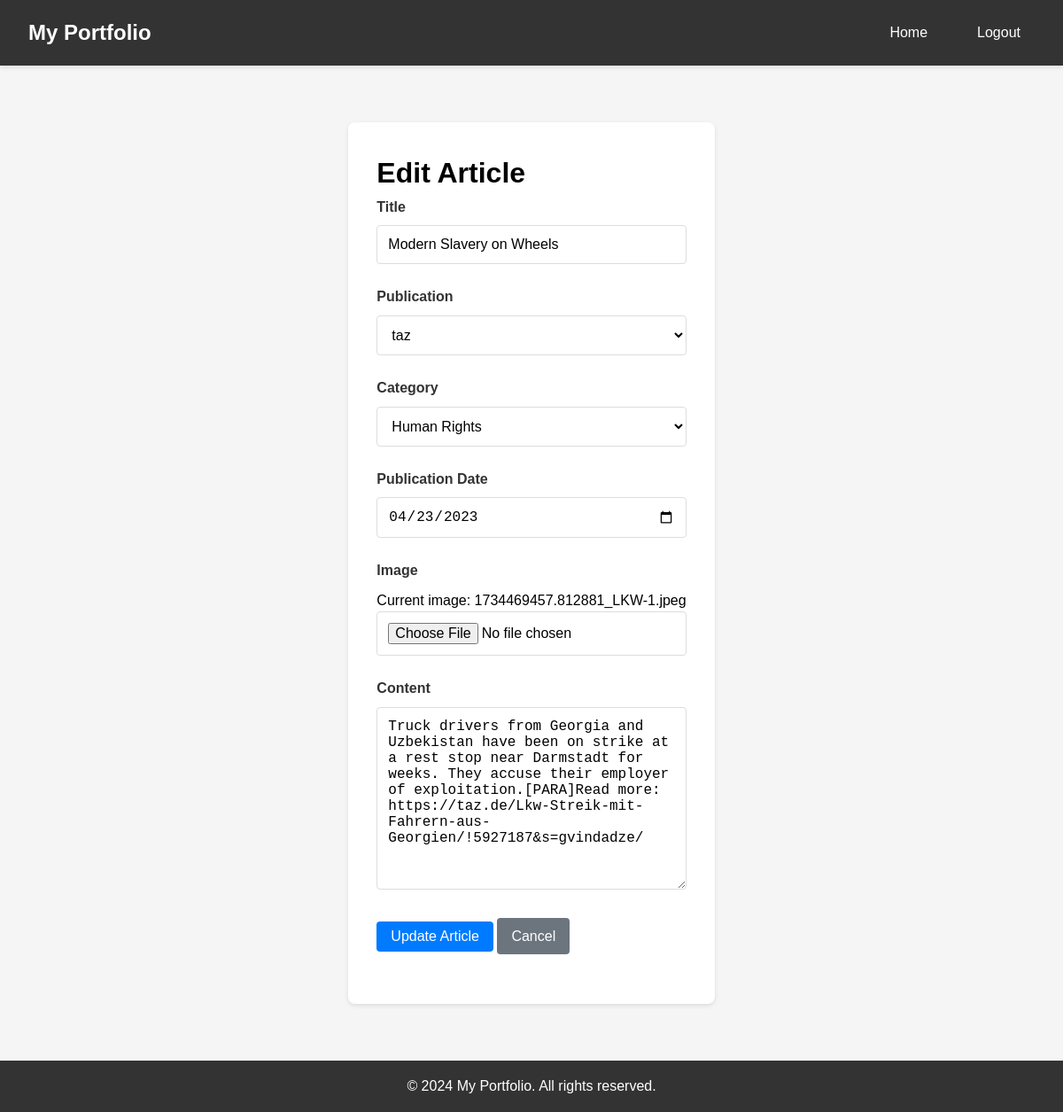
The page /edit_article/8 (signed in) on the database its author committed.
### app.py (models this page shows)
class Article(db.Model):
    id = db.Column(db.Integer, primary_key=True)
    title = db.Column(db.String(200), nullable=False)
    content = db.Column(db.Text, nullable=False)
    publication = db.Column(db.String(100))
    date_published = db.Column(db.DateTime, nullable=False)
    category = db.Column(db.String(50))
    image_filename = db.Column(db.String(100))
    user_id = db.Column(db.Integer, db.ForeignKey('user.id'), nullable=False)
    comments = db.relationship('Comment', backref='article', lazy=True, cascade="all, delete-orphan")

### app.py (the view, shortened to what this page needs)
@app.route('/edit_article/<int:id>', methods=['GET', 'POST'])
@login_required
def edit_article(id):
    if not is_admin():
        flash('Only administrators can edit articles')
        return redirect(url_for('home'))
    article = Article.query.get_or_404(id)
    if article.user_id != current_user.id:
        flash('You can only edit your own articles.')
        return redirect(url_for('home'))
    return render_template('edit_article.html',
                         article=article,
                         publications=PUBLICATIONS,
                         categories=get_unique_categories())

### app.py (called while the page is built)
def is_admin():
    return current_user.is_authenticated and current_user.role == 'admin'

def get_unique_categories():
    categories = db.session.query(Article.category).distinct().all()
    return [cat[0] for cat in categories if cat[0]]

@login_manager.user_loader
def load_user(user_id):
    return User.query.get(int(user_id))

### templates/edit_article.html (shortened to what this page needs)
<!DOCTYPE html>
<html lang="en">
<head>
    <link rel="stylesheet" href="{{ url_for('static', filename='test.css') }}">
</head>
<body>
    <nav>
        <div class="nav-container">
            <a href="{{ url_for('home') }}" class="logo">My Portfolio</a>
            <div class="nav-links">
                <a href="{{ url_for('home') }}">Home</a>
                <a href="{{ url_for('logout') }}">Logout</a>
            </div>
        </div>
    </nav>
    <main>
        <form class="article-form" method="POST" enctype="multipart/form-data">
            <h1>Edit Article</h1>
            <div class="form-group">
                <label for="title">Title</label>
                <input type="text" id="title" name="title" value="{{ article.title }}" required>
            </div>
            <div class="form-group">
                <label for="publication">Publication</label>
                <select id="publication" name="publication" required>
                    <option value="taz" {% if article.publication == 'taz' %}selected{% endif %}>taz</option>
                </select>
            </div>
            <div class="form-group">
                <label for="category">Category</label>
                <select id="category" name="category" required>
                    {% for category in categories %}
                    <option value="{{ category }}" {% if article.category == category %}selected{% endif %}>
                        {{ category }}
                    </option>
                    {% endfor %}
                </select>
            </div>
            <div class="form-group">
                <label for="date_published">Publication Date</label>
                <input type="date" id="date_published" name="date_published"
                       value="{{ article.date_published.strftime('%Y-%m-%d') }}" required>
            </div>
            <div class="form-group">
                <label for="image">Image</label>
                {% if article.image_filename %}
                    <p>Current image: {{ article.image_filename }}</p>
                {% endif %}
                <input type="file" id="image" name="image" accept="image/*">
            </div>
            <div class="form-group">
                <label for="content">Content</label>
                <textarea id="content" name="content" rows="10" required>{{ article.content }}</textarea>
            </div>
            <div class="form-group">
                <button type="submit" class="btn btn-primary">Update Article</button>
                <a href="{{ url_for('article', id=article.id) }}" class="btn btn-back">Cancel</a>
            </div>
        </form>
    </main>
    <footer>
        <p>&copy; 2024 My Portfolio. All rights reserved.</p>
    </footer>
</body>
</html>

### static/test.css (style rules this page uses)
* { margin: 0; padding: 0; box-sizing: border-box; }
body { font-family: Arial, sans-serif; line-height: 1.6; min-height: 100vh; display: flex; flex-direction: column; background-color: #f5f5f5; }
main { flex: 1; max-width: 1200px; margin: 2rem auto; padding: 0 2rem; }
nav { background-color: #333; padding: 1rem 0; box-shadow: 0 2px 5px rgba(0, 0, 0, 0.1); }
.nav-container { max-width: 1200px; margin: 0 auto; padding: 0 2rem; display: flex; justify-content: space-between; align-items: center; }
.logo { color: white; text-decoration: none; font-size: 1.5rem; font-weight: bold; }
.nav-links { display: flex; gap: 1.5rem; }
.nav-links a { color: white; text-decoration: none; padding: 0.5rem 1rem; border-radius: 4px; transition: background-color 0.3s; }
.btn { padding: 0.5rem 1rem; border: none; border-radius: 4px; cursor: pointer; font-size: 1rem; transition: background-color 0.3s; text-decoration: none; display: inline-block; }
.btn-primary, .btn-edit { background-color: #007bff; color: white; }
.btn-back { background-color: #6c757d; color: white; }
.login-form, .article-form, .contact-form, .social-links { background: white; padding: 2rem; max-width: 600px; margin: 2rem auto; border-radius: 8px; box-shadow: 0 2px 5px rgba(0, 0, 0, 0.1); }
.form-group { margin-bottom: 1.5rem; }
.form-group label { display: block; margin-bottom: 0.5rem; font-weight: bold; color: #333; }
.form-group input, .form-group textarea, .form-group select { width: 100%; padding: 0.75rem; border: 1px solid #ddd; border-radius: 4px; font-size: 1rem; background-color: white; }
.form-group textarea { min-height: 150px; resize: vertical; }
footer { background-color: #333; color: white; text-align: center; padding: 1rem; margin-top: auto; }

### rows shown on the page
Article: title "Modern Slavery on Wheels", publication "taz", category "Human Rights", date_published "04/23/2023", image_filename "1734469457.812881_LKW-1.jpeg", content "Truck drivers from Georgia and Uzbekistan have been on strike at a rest stop near Darmstadt for weeks. They accuse their employer of exploitation.[PARA]Read more: https://taz.de/Lkw-Streik-mit-Fahrern-aus-Georgien/!5927187&s=gvindadze/"
